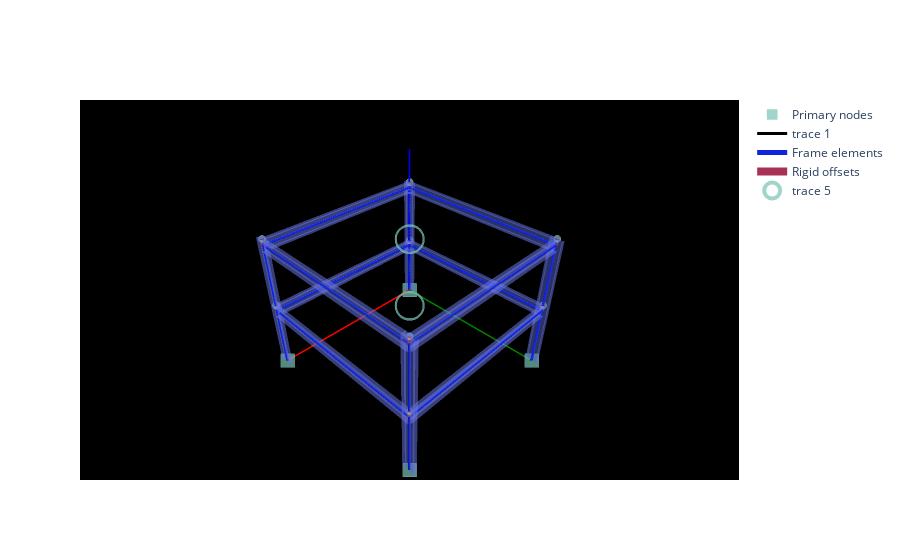

Notebook cell for this chart:
### Code cell
# visualize the model
show(mdl, testcase, extrude=True)

### Figure 1 — Plotly figure (JSON) as saved in the notebook; plotly's stock layout.template omitted (floating-point values rounded to 4 significant figures; data arrays with more than 128 entries replaced by an {"elided": "..."} marker saying what was removed)
{"data": [{"customdata": {"elided": "12x13 float values"}, "hovertemplate": "Coordinates: (%{x:.2f}, %{y:.2f}, %{z:.2f})<br>Restraint: %{text}<br>Mass: (%{customdata[1]:.3g}, %{customdata[2]:.3g}, %{customdata[3]:.3g}, %{customdata[4]:.3g}, %{customdata[5]:.3g}, %{customdata[6]:.3g})<br>Load: (%{customdata[7]:.3g}, %{customdata[8]:.3g}, %{customdata[9]:.3g}, %{customdata[10]:.3g}, %{customdata[11]:.3g}, %{customdata[12]:.3g})<extra>Node: %{customdata[0]:d}</extra>", "marker": {"color": "#7ac4b7", "line": {"color": "#7ac4b7", "width": 4}, "size": [10, 10, 10, 10, 5, 5, 5, 5, 5, 5, 5, 5], "symbol": ["square", "square", "square", "square", "circle", "circle", "circle", "circle", "circle", "circle", "circle", "circle"]}, "mode": "markers", "name": "Primary nodes", "text": ["[True, True, True, True, True, True]", "[True, True, True, True, True, True]", "[True, True, True, True, True, True]", "[True, True, True, True, True, True]", "[False, False, False, False, False, False]", "[False, False, False, False, False, False]", "[False, False, False, False, False, False]", "[False, False, False, False, False, False]", "[False, False, False, False, False, False]", "[False, False, False, False, False, False]", "[False, False, False, False, False, False]", "[False, False, False, False, False, False]"], "type": "scatter3d", "x": [0, 360, 360, 0, 0, 360, 360, 0, 0, 360, 360, 0], "y": [0, 0, 360, 360, 0, 0, 360, 360, 0, 0, 360, 360], "z": [0, 0, 0, 0, 144, 144, 144, 144, 288, 288, 288, 288]}, {"hoverinfo": "skip", "line": {"color": ["red", "red", "red", "green", "green", "green", "blue", "blue", "blue"], "width": 3}, "mode": "lines", "type": "scatter3d", "x": [0, 360, null, 0, 0, null, 0, 0, null], "y": [0, 0, null, 0, 360, null, 0, 0, null], "z": [0, 0, null, 0, 0, null, 0, 360, null]}, {"customdata": {"elided": "192x6 float values"}, "hovertemplate": "Section: %{text}<br>UDL (local): (%{customdata[1]:.3g}, %{customdata[2]:.3g}, %{customdata[3]:.3g})<extra>Element: %{customdata[0]:d}<br>Node @ this end: %{customdata[4]:d}<br>Parent: %{customdata[5]}</extra>", "line": {"color": "#0f24db", "width": 5}, "mode": "lines", "name": "Frame elements", "text": {"elided": "192 str values"}, "type": "scatter3d", "x": {"elided": "192 int values"}, "y": {"elided": "192 int values"}, "z": {"elided": "192 float values"}}, {"color": "#6d7aed", "hoverinfo": "skip", "i": {"elided": "3584 int values"}, "j": {"elided": "3584 int values"}, "k": {"elided": "3584 int values"}, "opacity": 0.3, "type": "mesh3d", "x": {"elided": "7168 float values"}, "y": {"elided": "7168 float values"}, "z": {"elided": "7168 float values"}}, {"hoverinfo": "skip", "line": {"color": "#a83256", "width": 8}, "mode": "lines", "name": "Rigid offsets", "type": "scatter3d", "x": {"elided": "384 int values"}, "y": {"elided": "384 int values"}, "z": {"elided": "384 float values"}}, {"customdata": [[60, 0, 0, 0, 0, 0, 0, 0, 0, 0, 0, 0, 0], [61, 0, 0, 0, 0, 0, 0, 0, 0, 0, 0, 0, 0]], "hovertemplate": "Coordinates: (%{x:.2f}, %{y:.2f}, %{z:.2f})<br>Restraint: %{text}<br>Mass: (%{customdata[1]:.3g}, %{customdata[2]:.3g}, %{customdata[3]:.3g}, %{customdata[4]:.3g}, %{customdata[5]:.3g}, %{customdata[6]:.3g})<br>Load: (%{customdata[7]:.3g}, %{customdata[8]:.3g}, %{customdata[9]:.3g}, %{customdata[10]:.3g}, %{customdata[11]:.3g}, %{customdata[12]:.3g})<extra>Parent Node: %{customdata[0]:d}</extra>", "marker": {"color": "#7ac4b7", "line": {"color": "#7ac4b7", "width": 4}, "size": [20, 20], "symbol": ["circle-open", "circle-open"]}, "mode": "markers", "text": ["[False, False, False, False, False, False]", "[False, False, False, False, False, False]"], "type": "scatter3d", "x": [180.0, 180.0], "y": [180.0, 180.0], "z": [144, 288]}], "layout": {"scene": {"aspectmode": "data", "bgcolor": "black", "camera": {"center": {"x": 0, "y": 0, "z": 0}, "eye": {"x": 1.25, "y": 1.25, "z": 1.25}, "projection": {"type": "perspective"}, "up": {"x": 0, "y": 0, "z": 1}}, "xaxis": {"visible": false}, "yaxis": {"visible": false}, "zaxis": {"visible": false}}}}
